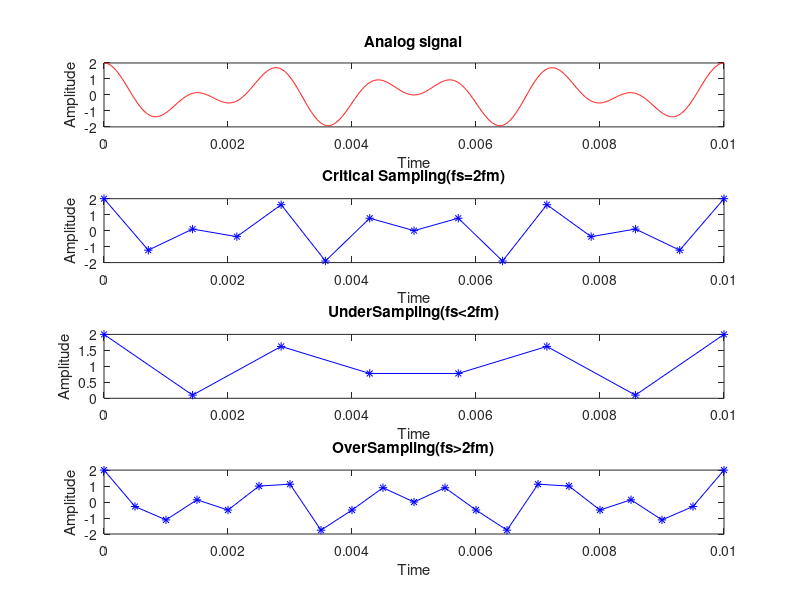
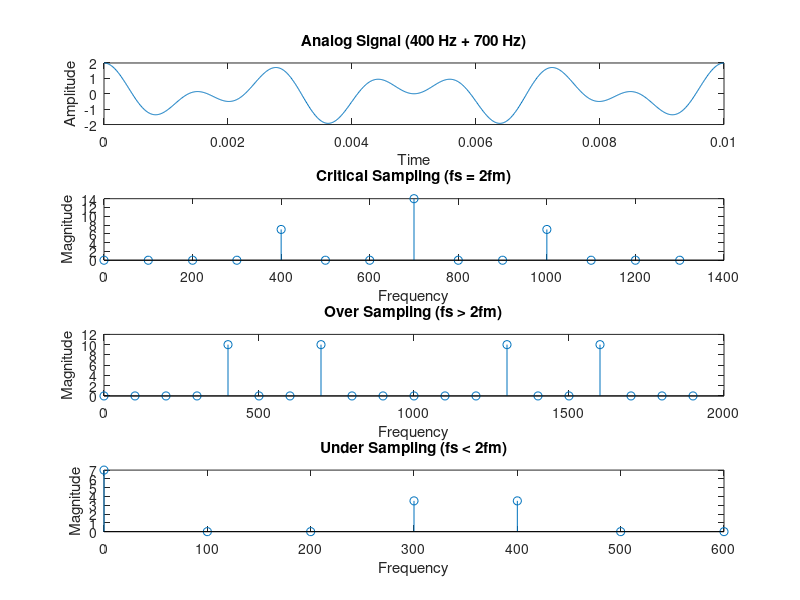

Reproduce these figures in MATLAB, in order.
%time domain sampling
clc
close all

tfinal = 0.01;
t = 0:0.00001:tfinal;

xanalog = cos(2*pi*400*t) + cos(2*pi*700*t);

subplot(4,1,1);
plot(t, xanalog , 'r-');
xlabel("Time");
ylabel("Amplitude");
title("Analog signal");

% Critical Sampling (fs=2fm)
fs=1400;
tsamp = 0:1/fs:tfinal;
xsampled = cos(2*pi*400*tsamp) + cos(2*pi*700*tsamp);
subplot(4,1,2);
plot(tsamp, xsampled , 'b*-');
xlabel("Time");
ylabel("Amplitude");
title("Critical Sampling(fs=2fm)");

% Under Sampling (fs<2fm)
fs=700;
tsamp = 0:1/fs:tfinal;
xsampled = cos(2*pi*400*tsamp) + cos(2*pi*700*tsamp);
subplot(4,1,3);
plot(tsamp, xsampled , 'b*-');
xlabel("Time");
ylabel("Amplitude");
title("UnderSampling(fs<2fm)");

% Over Sampling (fs>2fm)
fs=2000;
tsamp = 0:1/fs:tfinal;
xsampled = cos(2*pi*400*tsamp) + cos(2*pi*700*tsamp);
subplot(4,1,4);
plot(tsamp, xsampled , 'b*-');
xlabel("Time");
ylabel("Amplitude");
title("OverSampling(fs>2fm)");

%frequency domain sampling
tfinal = 0.01;
t = 0:0.00001:tfinal;
xanalog = cos(2*pi*400*t) + cos(2*pi*700*t);

% Plotting the analog signal
figure;
subplot(4,1,1);
plot(t, xanalog);
xlabel('Time');
ylabel('Amplitude');
title('Analog Signal (400 Hz + 700 Hz)');

% Critical sampling (fs = 2fm)
fs = 1400;
tsamp = 0:1/fs:13/fs;
xsampled = cos(2*pi*400*tsamp) + cos(2*pi*700*tsamp);
xsampled_DFT = abs(fft(xsampled));
xsampled_length = 0:length(xsampled_DFT)-1;

subplot(4,1,2);
stem(100*xsampled_length, xsampled_DFT);
xlabel('Frequency');
ylabel('Magnitude');
title('Critical Sampling (fs = 2fm)');


% Under Sampling (fs < 2fm)
fs = 700;
tsamp = 0:1/fs:6/fs;
xsampled = cos(2*pi*400*tsamp) + cos(2*pi*700*tsamp);
xsampled_DFT = abs(fft(xsampled));
xsampled_length = 0:length(xsampled_DFT)-1;

subplot(4,1,4);
stem(100*xsampled_length, xsampled_DFT);
xlabel('Frequency');
ylabel('Magnitude');
title('Under Sampling (fs < 2fm)');



% Over Sampling (fs > 2fm)
fs = 2000;
tsamp = 0:1/fs:19/fs;
xsampled = cos(2*pi*400*tsamp) + cos(2*pi*700*tsamp);
xsampled_DFT = abs(fft(xsampled));
xsampled_length = 0:length(xsampled_DFT)-1;

subplot(4,1,3);
stem(100*xsampled_length, xsampled_DFT);
xlabel('Frequency');
ylabel('Magnitude');
title('Over Sampling (fs > 2fm)');



